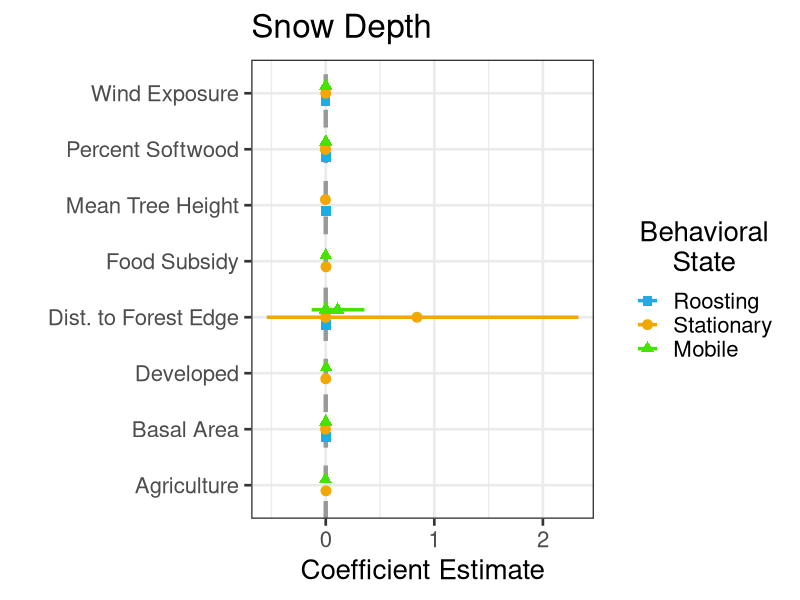
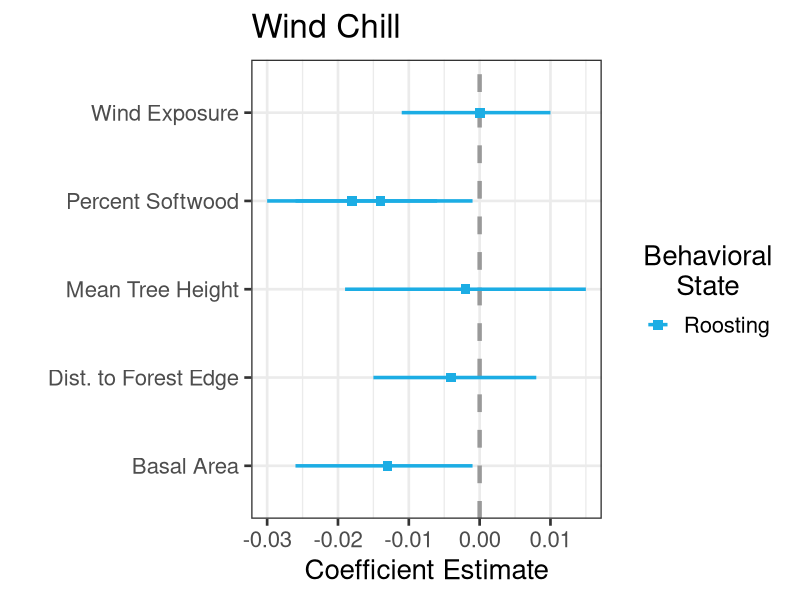
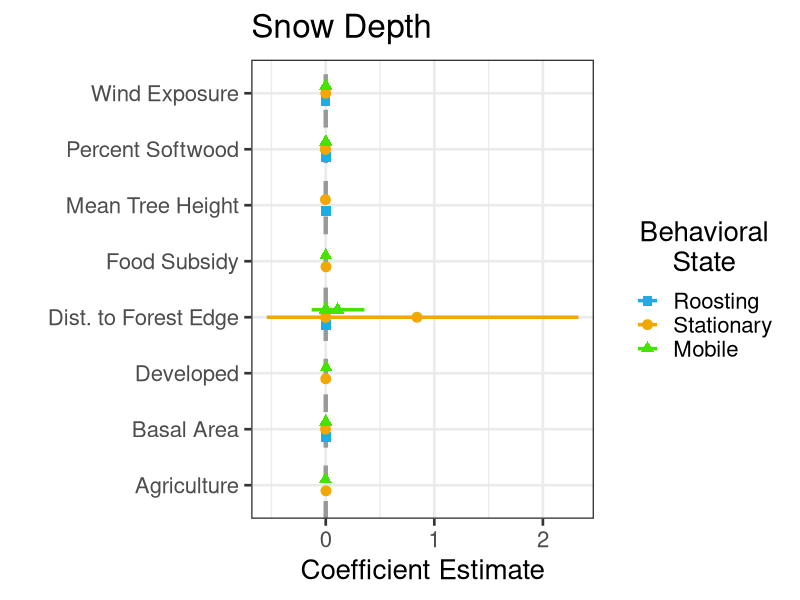
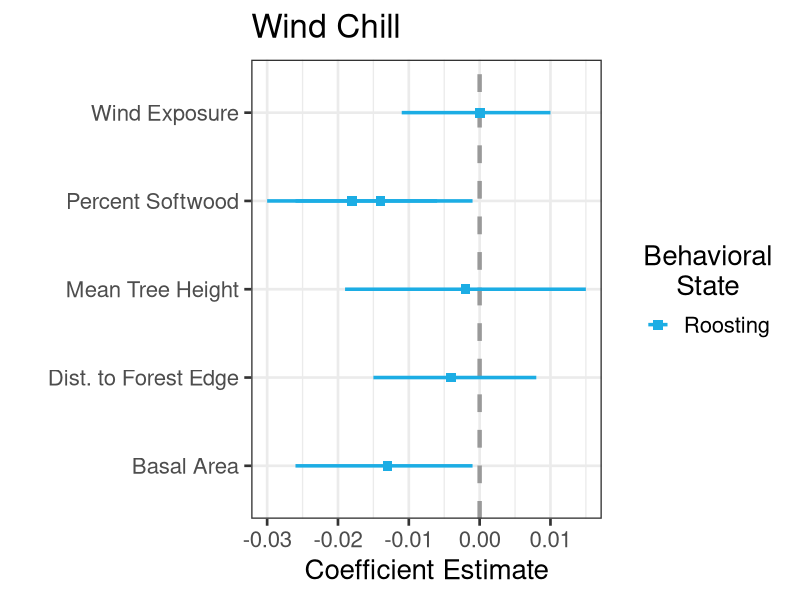
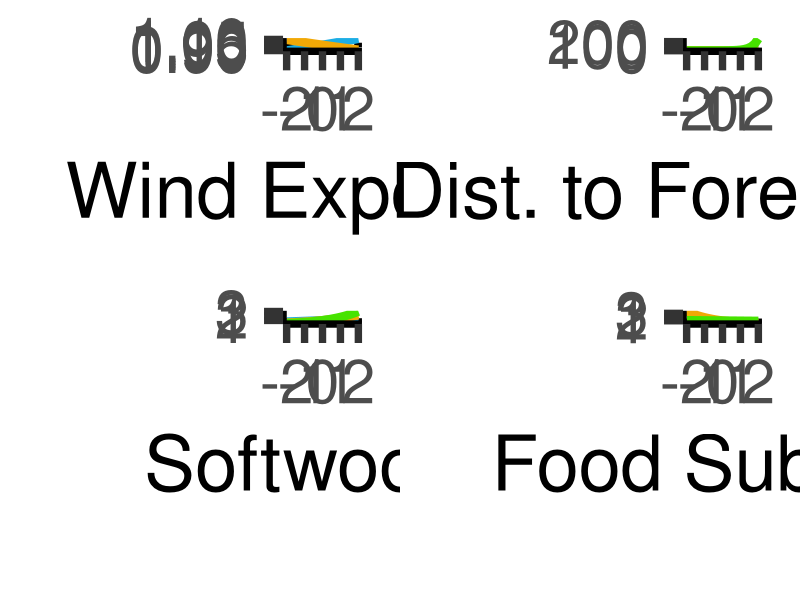
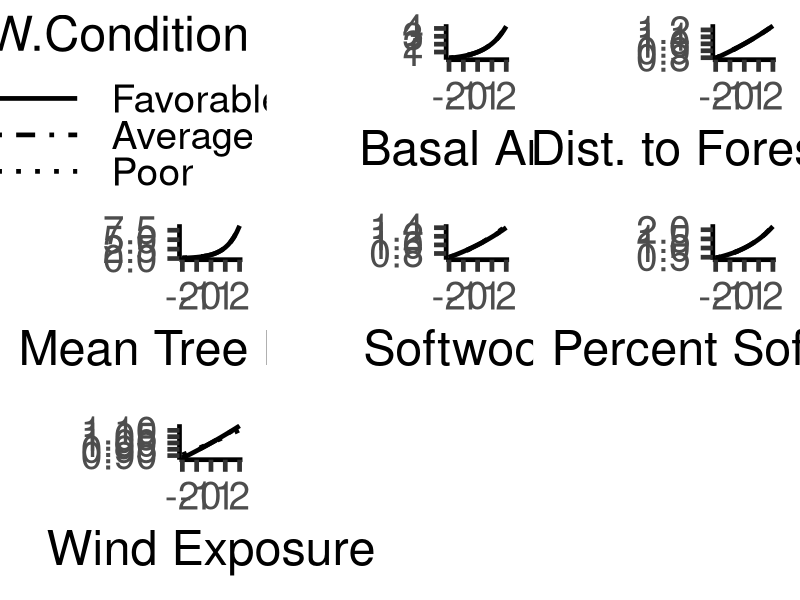
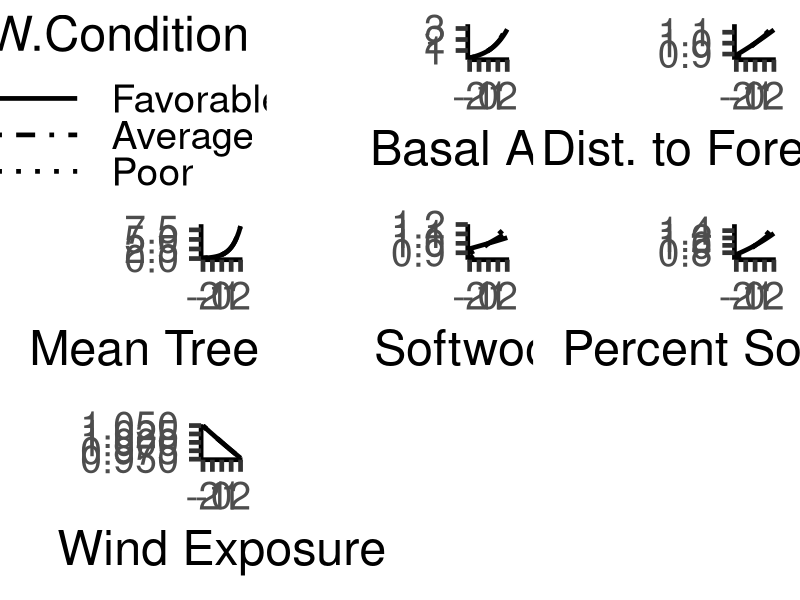
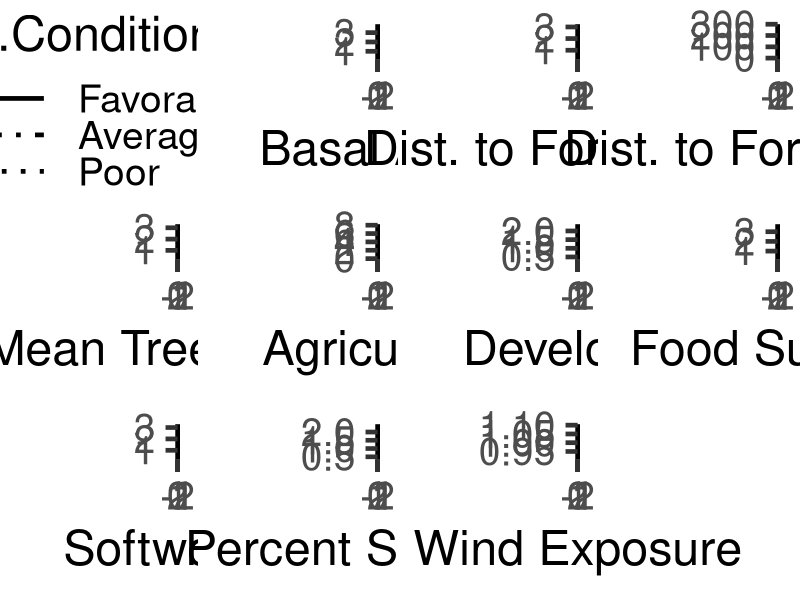

Source code (R) for these figures, in order: (Note: this script raises an error after producing the figures.)
require(dplyr)
require(ggplot2)
require(forcats)

### Comparison of Magnitude of Interactions
interactions.raw <- read.csv("Results/InteractionResults.csv") %>% 
  mutate(HabitatCov = ifelse(HabitatCov == "DtFE.Z", "Dist. to Forest Edge",
                  ifelse(HabitatCov == "PropAg.Z", "Agriculture",
                  ifelse(HabitatCov == "PropDev.Z", "Developed",
                  ifelse(HabitatCov == "PropFoodSub.Z", "Food Subsidy",
                  ifelse(HabitatCov == "PropSW.Z", "Percent Softwood",
                  ifelse(HabitatCov == "Wind.Exp.Z", "Wind Exposure",
                  ifelse(HabitatCov == "BA.Z", "Basal Area",
                  ifelse(HabitatCov == "Ht.Z", "Mean Tree Height",
                  ifelse(HabitatCov == "SW.Z", "Percent Softwood",
                         HabitatCov))))))))))%>%
  mutate(Beh_State = factor(Analysis, levels = c("Roosting", "Stationary", "Mobile"))) %>%
  mutate(LC_Cov = as.factor(HabitatCov)) %>%
  rename(Interaction = mean, SD = sd)
# interactions.raw$Beh_State <- factor(interactions.raw$Beh_State,
#                                      levels = c("Roost", "Loafing", "Foraging"))
# interactions.raw$LC_Cov <- factor(interactions.raw$LC_Cov,
#                                   levels = c("Wind Exposure", "Distance to Edge", "Proportion Ag",
#                                              "Proportion Dev", "Proportion SW", "% Softwood",
#                                              "Mean Tree Height", "Basal Area"))

#Graph showing interaction terms for snow depth
int.Snow <- interactions.raw %>% filter(WeatherCov == "SD")
ggplot(data = int.Snow, aes(y = LC_Cov, x = Interaction, shape = Beh_State, color = Beh_State)) +
  geom_vline(xintercept = 0, color = "grey60", linetype = 2, size = 1.5) +
    geom_point(size = 3,
             position = position_dodge(width = .4)) +
  geom_errorbar(aes(xmin = X0.025quant, xmax = X0.975quant),
                width = 0, size = 1.2,
                position = position_dodge(width = .4)) +
theme_bw(base_size = 20) + 
  xlab("Coefficient Estimate") +
  ylab("") +
  ggtitle("Snow Depth") +
  labs(color = "Behavioral\nState") + 
  theme(legend.title.align=0.5) + 
  scale_colour_manual(name = "Behavioral\nState",
                      # labels = c("Roost", "Stationary", "Mobile"),
                      values = c("#1cade4", "#f1a806", "#46e300")) +   
  scale_shape_manual(name = "Behavioral\nState",
                     # labels = c("Roost", "Stationary", "Mobile"),
                     values = c(15, 19, 17))
ggsave("Results/SnowDepth_InteractionComp.jpeg", width = 10, height = 12, units = "in")


#Graph showing interaction terms for Previous days wind chill
int.Wind <- interactions.raw %>% filter(WeatherCov == "WC_prev")
ggplot(data = int.Wind, aes(y = LC_Cov, x = Interaction, shape = Beh_State, color = Beh_State)) +
  geom_vline(xintercept = 0, color = "grey60", linetype = 2, size = 1.5) +
  geom_point(size = 3,
             position = position_dodge(width = .4)) +
  geom_errorbar(aes(xmin = X0.025quant, xmax = X0.975quant),
                width = 0, size = 1.2,
                position = position_dodge(width = .4)) +
  theme_bw(base_size = 20) + 
  xlab("Coefficient Estimate") +
  ylab("") +
  ggtitle("Wind Chill") +
  labs(color = "Behavioral\nState") + 
  theme(legend.title.align=0.5) + 
  scale_colour_manual(name = "Behavioral\nState",
                      # labels = c("Roost", "Stationary", "Mobile"),
                      values = c("#1cade4", "#f1a806", "#46e300")) +   
  scale_shape_manual(name = "Behavioral\nState",
                     # labels = c("Roost", "Stationary", "Mobile"),
                     values = c(15, 19, 17))
ggsave("Results/WindChill_InteractionComp.jpeg", width = 10, height = 12, units = "in")

################################################################################################
### Plot Specific Resource Selection Relationships For Each Land Cover Covariate
interactions.raw <- read.csv("Results/CowplotData.csv") %>%
  arrange(Beh_State, LC_Cov) %>% 
  mutate(LC_Cov = ifelse(LC_Cov == "DtFE.Z", "Dist. to Forest Edge",
                  ifelse(LC_Cov == "PropAg.Z", "Agriculture",
                  ifelse(LC_Cov == "PropDev.Z", "Developed",
                  ifelse(LC_Cov == "PropFoodSub.Z", "Food Subsidy",
                  ifelse(LC_Cov == "PropSW.Z", "Softwoods",
                  ifelse(LC_Cov == "Wind.Exp.Z", "Wind Exposure",
                  ifelse(LC_Cov == "BA.Z", "Basal Area",
                  ifelse(LC_Cov == "Ht.Z", "Mean Tree Height",
                  ifelse(LC_Cov == "SW.Z", "Percent Softwood",
                  LC_Cov))))))))))


#Wind Exposure
WE.SD.raw <- interactions.raw %>%
  filter(Weath_Cov == "SD") %>% 
  filter(LC_Cov == "Wind Exposure") %>%
  mutate(Beh_State = factor(Beh_State, levels = c("Roosting","Stationary","Mobile"))) %>%
  arrange(Beh_State)


WE.SD.df <- data.frame(Behavior = c(rep("Roosting", 21),
                                    rep("Stationary", 21),
                                    rep("Mobile", 21)),
                      LC = WE.SD.raw$LC_Cov[1],
                      LC.Coef = c(rep(WE.SD.raw$LC_Coef[1], 21),
                                  rep(WE.SD.raw$LC_Coef[2], 21),
                                  rep(WE.SD.raw$LC_Coef[3], 21)),
                      W.Coef = c(rep(WE.SD.raw$Weath_Coef[1], 21),
                                 rep(WE.SD.raw$Weath_Coef[2], 21),
                                 rep(WE.SD.raw$Weath_Coef[3], 21)),
                      Int.Coef = c(rep(WE.SD.raw$Interaction[1], 21),
                                   rep(WE.SD.raw$Interaction[2], 21),
                                   rep(WE.SD.raw$Interaction[3], 21)),
                      LC.Val = rep(seq(-2, 2,.2),3),
                      W.Val = 4) %>%
  mutate(Behavior = factor(Behavior, levels = c("Roosting","Stationary","Mobile"))) 
WE.SD.input <- WE.SD.df %>%
  mutate(Est = exp((LC.Coef*LC.Val) + (Int.Coef*LC.Val*W.Val)))
WE.SD.graph <- ggplot(data = WE.SD.input, aes(x = LC.Val, y = Est, group = Behavior)) +
  geom_hline(yintercept = 1, color = "black", linetype = 2, size = 1.5) +
  geom_line(aes(color = Behavior), size = 3) +
  theme_classic(base_size = 55) +
  xlab(WE.SD.df$LC[1]) + ylab("") +
  theme(legend.key.width=unit(.6,"inch")) +
  scale_color_manual(name = "Behavioral\nState",
                     # labels = c("Roosting", "Stationary", "Mobile"),
                     values = c("#1cade4", "#f1a806", "#46e300"))

#Distance to Forest Edge
DtFE.SD.raw <- interactions.raw %>%
  filter(Weath_Cov == "SD") %>% 
  filter(LC_Cov == "Dist. to Forest Edge") %>%
  mutate(Beh_State = factor(Beh_State, levels = c("Roosting","Stationary","Mobile"))) %>%
  arrange(Beh_State)


DtFE.SD.df <- data.frame(Behavior = c(rep("Roosting", 21),
                                    rep("Stationary", 21),
                                    rep("Mobile", 21)),
                       LC = DtFE.SD.raw$LC_Cov[1],
                       LC.Coef = c(rep(DtFE.SD.raw$LC_Coef[1], 21),
                                   rep(DtFE.SD.raw$LC_Coef[2], 21),
                                   rep(DtFE.SD.raw$LC_Coef[3], 21)),
                       W.Coef = c(rep(DtFE.SD.raw$Weath_Coef[1], 21),
                                  rep(DtFE.SD.raw$Weath_Coef[2], 21),
                                  rep(DtFE.SD.raw$Weath_Coef[3], 21)),
                       Int.Coef = c(rep(DtFE.SD.raw$Interaction[1], 21),
                                    rep(DtFE.SD.raw$Interaction[2], 21),
                                    rep(DtFE.SD.raw$Interaction[3], 21)),
                       LC.Val = rep(seq(-2, 2,.2),3),
                       W.Val = 4) %>%
  mutate(Behavior = factor(Behavior, levels = c("Roosting","Stationary","Mobile"))) 
DtFE.SD.input <- DtFE.SD.df %>%
  mutate(Est = exp((LC.Coef*LC.Val) + (Int.Coef*LC.Val*W.Val)))
DtFE.SD.graph <- ggplot(data = DtFE.SD.input, aes(x = LC.Val, y = Est, group = Behavior)) +
  geom_hline(yintercept = 1, color = "black", linetype = 2, size = 1.5) +
  geom_line(aes(color = Behavior), size = 3) +
  theme_classic(base_size = 55) +
  xlab(DtFE.SD.df$LC[1]) + ylab("") +
  theme(legend.key.width=unit(.6,"inch")) +
  scale_color_manual(name = "Behavioral\nState",
                     # labels = c("Roosting", "Stationary", "Mobile"),
                     values = c("#1cade4", "#f1a806", "#46e300"))

#Softwood
PropSW.SD.raw <- interactions.raw %>%
  filter(Weath_Cov == "SD") %>% 
  filter(LC_Cov == "Softwoods") %>%
  mutate(Beh_State = factor(Beh_State, levels = c("Roosting","Stationary","Mobile"))) %>%
  arrange(Beh_State)

PercSWSD.raw <- interactions.raw %>%
  filter(Weath_Cov == "SD") %>% 
  filter(LC_Cov == "Percent Softwood") %>%
  mutate(Beh_State = factor(Beh_State, levels = c("Roosting","Stationary","Mobile"))) 

PropSW.SD.raw <- rbind(PropSW.SD.raw, PercSWSD.raw)%>%
  arrange(Beh_State)


PropSW.SD.df <- data.frame(Behavior = c(rep("Roosting", 21),
                                        rep("Stationary", 21),
                                      rep("Mobile", 21)),
                         LC = PropSW.SD.raw$LC_Cov[1],
                         LC.Coef = c(rep(PropSW.SD.raw$LC_Coef[1], 21),
                                     rep(PropSW.SD.raw$LC_Coef[2], 21),
                                     rep(PropSW.SD.raw$LC_Coef[3], 21)),
                         W.Coef = c(rep(PropSW.SD.raw$Weath_Coef[1], 21),
                                    rep(PropSW.SD.raw$Weath_Coef[2], 21),
                                    rep(PropSW.SD.raw$Weath_Coef[3], 21)),
                         Int.Coef = c(rep(PropSW.SD.raw$Interaction[1], 21),
                                      rep(PropSW.SD.raw$Interaction[2], 21),
                                      rep(PropSW.SD.raw$Interaction[3], 21)),
                         LC.Val = rep(seq(-2, 2,.2),3),
                         W.Val = 4) %>%
  mutate(Behavior = factor(Behavior, levels = c("Roosting","Stationary","Mobile"))) 
PropSW.SD.input <- PropSW.SD.df %>%
  mutate(Est = exp((LC.Coef*LC.Val) + (Int.Coef*LC.Val*W.Val)))
PropSW.SD.graph <- ggplot(data = PropSW.SD.input, aes(x = LC.Val, y = Est, group = Behavior)) +
  geom_hline(yintercept = 1, color = "black", linetype = 2, size = 1.5) +
  geom_line(aes(color = Behavior), size = 3) +
  theme_classic(base_size = 55) +
  xlab(PropSW.SD.df$LC[1]) + ylab("") +
  theme(legend.key.width=unit(.6,"inch")) +
  scale_color_manual(name = "Behavioral\nState",
                     # labels = c("Roosting", "Stationary", "Mobile"),
                     values = c("#1cade4", "#f1a806", "#46e300"))

#Food Subsidy
FS.SD.raw <- interactions.raw %>%
  filter(Weath_Cov == "SD") %>% 
  filter(LC_Cov == "Food Subsidy") %>%
  mutate(Beh_State = factor(Beh_State, levels = c("Roosting","Stationary","Mobile"))) %>%
  arrange(Beh_State)


FS.SD.df <- data.frame(Behavior = c(rep("Stationary", 21),
                                    rep("Mobile", 21)),
                       LC = FS.SD.raw$LC_Cov[1],
                       LC.Coef = c(rep(FS.SD.raw$LC_Coef[1], 21),
                                   rep(FS.SD.raw$LC_Coef[2], 21)),
                       W.Coef = c(rep(FS.SD.raw$Weath_Coef[1], 21),
                                  rep(FS.SD.raw$Weath_Coef[2], 21)),
                       Int.Coef = c(rep(FS.SD.raw$Interaction[1], 21),
                                    rep(FS.SD.raw$Interaction[2], 21)),
                       LC.Val = rep(seq(-2, 2,.2),2),
                       W.Val = 4) %>%
  mutate(Behavior = factor(Behavior, levels = c("Roosting","Stationary","Mobile"))) %>%
  arrange(Behavior)
FS.SD.input <- FS.SD.df %>%
  mutate(Est = exp((LC.Coef*LC.Val) + (Int.Coef*LC.Val*W.Val)))
FS.SD.graph <- ggplot(data = FS.SD.input, aes(x = LC.Val, y = Est, group = Behavior)) +
  geom_hline(yintercept = 1, color = "black", linetype = 2, size = 1.5) +
  geom_line(aes(color = Behavior), size = 3) +
  theme_classic(base_size = 55) +
  xlab(FS.SD.df$LC[1]) + ylab("") +
  theme(legend.key.width=unit(.6,"inch")) +
  scale_color_manual(name = "Behavioral\nState",
                     # labels = c("Roosting", "Stationary", "Mobile"),
                     values = c("#f1a806", "#46e300"))

require(cowplot)
legend <- get_legend(WE.SD.graph + theme(legend.title = element_blank() ,legend.position = "bottom", legend.key.width=unit(1,"inch")))
WE.SD.graph <- WE.SD.graph + theme(legend.position = "none")
DtFE.SD.graph <- DtFE.SD.graph + theme(legend.position = "none")
PropSW.SD.graph <- PropSW.SD.graph + theme(legend.position = "none")
FS.SD.graph <- FS.SD.graph + theme(legend.position = "none")

LC_grid <- plot_grid(plotlist = list(WE.SD.graph,DtFE.SD.graph,
                          PropSW.SD.graph, FS.SD.graph),
          nrow = 2,
          # labels = "auto",
          # label_size = 35,
          align = "hv",
          axis = "lb"
)



jpeg('Results/Land Cover Grid.jpg', width = 2600, height = 1900)
plot_grid(plotlist = list(LC_grid, legend),
          nrow = 2, 
          rel_heights = c(1,.1)
)
dev.off()




################################################################################################
### Plot Matrix showing selection at Poor, Average, and Good Weather
require(cowplot)

interactions.raw <- read.csv("Results/CowplotData.csv") %>%
  arrange(Beh_State, LC_Cov) %>% 
  mutate(LC_Cov = ifelse(LC_Cov == "DtFE.Z", "Dist. to Forest Edge",
                  ifelse(LC_Cov == "PropAg.Z", "Agriculture",
                  ifelse(LC_Cov == "PropDev.Z", "Developed",
                  ifelse(LC_Cov == "PropFoodSub.Z", "Food Subsidy",
                  ifelse(LC_Cov == "PropSW.Z", "Softwoods",
                  ifelse(LC_Cov == "Wind.Exp.Z", "Wind Exposure",
                  ifelse(LC_Cov == "BA.Z", "Basal Area",
                  ifelse(LC_Cov == "Ht.Z", "Mean Tree Height",
                  ifelse(LC_Cov == "SW.Z", "Percent Softwood",
                         LC_Cov))))))))))
  

int.Snow.Roost <- interactions.raw %>% filter(Weath_Cov == "SD") %>% filter(Beh_State == "Roosting")
int.Wind.Roost <- interactions.raw %>% filter(Weath_Cov == "WC_prev") %>% filter(Beh_State == "Roosting")
int.Snow.Loaf <- interactions.raw %>% filter(Weath_Cov == "SD") %>% filter(Beh_State == "Stationary") %>% distinct()
int.Wind.Loaf <- interactions.raw %>% filter(Weath_Cov == "WC_prev") %>% filter(Beh_State == "Stationary") %>% distinct()
int.Snow.Forage <- interactions.raw %>% filter(Weath_Cov == "SD") %>% filter(Beh_State == "Mobile") %>% distinct()
int.Wind.Forage <- interactions.raw %>% filter(Weath_Cov == "WC_prev") %>% filter(Beh_State == "Mobile") %>% distinct()
int.Wind <- interactions.raw %>% filter(Weath_Cov == "WC_prev")
int.Snow <- interactions.raw %>% filter(Weath_Cov == "SD")

# Condition Thresholds (Used summary on raw data and chose near 1st/3rd Quantile and Mean)
###Roosting 
##Snow Depth 
snow.list <- list()
snow.plots <- list()
for(i in 1:length(int.Snow.Roost$LC_Cov)){
  snow.df <- data.frame(Behavior = int.Snow.Roost$Beh_State[i],
                        LC = int.Snow.Roost$LC_Cov[i],
                        LC.Coef = int.Snow.Roost$LC_Coef[i],
                        W.Coef = int.Snow.Roost$Weath_Coef[i],
                        Int.Coef = int.Snow.Roost$Interaction[i],
                        LC.Val = rep(seq(-2, 2,.2),3),
                        W.Val = rep(c(-0.8962,0,6.2074), each = 21),
                        W.Condition = rep(c("Favorable","Average","Poor"), each = 21)) %>%
    mutate(W.Condition = factor(W.Condition, levels = c("Favorable","Average","Poor"))) %>%
    arrange(W.Condition)
  snow.list[[i]] <- snow.df %>%
    mutate(Est = exp((LC.Coef*LC.Val) + (Int.Coef*LC.Val*W.Val)))
  snow.plot <- ggplot(data = snow.list[[i]], aes(x = LC.Val, y = Est, group = W.Condition)) +
    geom_line(aes(linetype = W.Condition), size = 1.6) +
    scale_linetype_manual(values = c("solid", 'dotdash', "dotted")) +
    theme_classic(base_size = 35) +
    xlab(snow.df$LC[i]) + ylab("")
  
  snow.plots[[i]] <- snow.plot + theme(legend.position="none")
}

legend <- get_legend(snow.plot + theme(legend.position = "right", legend.key.width=unit(1,"inch")))

jpeg('Results/Roost_Snow.jpg', width = 1500, height = 1500)
plot_grid(plotlist = snow.plots,
          legend,
          nrow = 3,
          # labels = "auto",
          # label_size = 35,
          align = "hv",
          axis = "lb"
          )
dev.off()

##Wind Chill
wind.list <- list()
wind.plots <- list()
for(i in 1:length(int.Wind.Roost$LC_Cov)){
  wind.df <- data.frame(Behavior = int.Wind.Roost$Beh_State[i],
                        LC = int.Wind.Roost$LC_Cov[i],
                        LC.Coef = int.Wind.Roost$LC_Coef[i],
                        W.Coef = int.Wind.Roost$Weath_Coef[i],
                        Int.Coef = int.Wind.Roost$Interaction[i],
                        LC.Val = rep(seq(-2, 2,.2),3),
                        W.Val = rep(c(1.83460,0,-2.15336), each = 21),
                        W.Condition = rep(c("Favorable","Average","Poor"), each = 21)) %>%
    mutate(W.Condition = factor(W.Condition, levels = c("Favorable","Average","Poor"))) %>%
    arrange(W.Condition)
  wind.list[[i]] <- wind.df %>%
    mutate(Est = exp((LC.Coef*LC.Val) + (Int.Coef*LC.Val*W.Val)))
  wind.plot <- ggplot(data = wind.list[[i]], aes(x = LC.Val, y = Est, group = W.Condition)) +
    geom_line(aes(linetype = W.Condition), size = 1.6) +
    scale_linetype_manual(values = c("solid", 'dotdash', "dotted")) +
    theme_classic(base_size = 35) +
    xlab(wind.df$LC[i]) + ylab("")
  
  wind.plots[[i]] <- wind.plot + theme(legend.position="none")
}

legend <- get_legend(wind.plot + theme(legend.position = "right", legend.key.width=unit(1,"inch")))


jpeg('Results/Roost_Wind.jpg', width = 1500, height = 1500)
plot_grid(plotlist = wind.plots,
          legend,
          nrow = 3,
          # labels = "auto",
          # label_size = 35,
          align = "hv",
          axis = "lb"
)
dev.off()

###Loafing 
##Snow Depth 
snow.list <- list()
snow.plots <- list()
for(i in 1:length(int.Snow.Loaf$LC_Cov)){
  snow.df <- data.frame(Behavior = int.Snow.Loaf$Beh_State[i],
                        LC = int.Snow.Loaf$LC_Cov[i],
                        LC.Coef = int.Snow.Loaf$LC_Coef[i],
                        W.Coef = int.Snow.Loaf$Weath_Coef[i],
                        Int.Coef = int.Snow.Loaf$Interaction[i],
                        LC.Val = rep(seq(-2, 2,.2),3),
                        W.Val = rep(c(-1.13211,0,4.04389), each = 21),
                        W.Condition = rep(c("Favorable","Average","Poor"), each = 21)) %>%
    mutate(W.Condition = factor(W.Condition, levels = c("Favorable","Average","Poor")))
  snow.list[[i]] <- snow.df %>%
    mutate(Est = exp((LC.Coef*LC.Val) + (Int.Coef*LC.Val*W.Val)))
  snow.plot <- ggplot(data = snow.list[[i]], aes(x = LC.Val, y = Est, group = W.Condition)) +
    geom_line(aes(linetype = W.Condition), size = 1.6) +
    scale_linetype_manual(values = c("solid", 'dotdash', "dotted")) +
    theme_classic(base_size = 35) +
    xlab(snow.df$LC[i]) + ylab("")
  
  snow.plots[[i]] <- snow.plot + theme(legend.position="none")
}

legend <- get_legend(snow.plot + theme(legend.position = "right", legend.key.width=unit(1,"inch")))

jpeg('Results/Loafing_Snow.jpg', width = 1800, height = 1500)
plot_grid(plotlist = snow.plots,
          legend,
          nrow = 3,
          # labels = "auto",
          # label_size = 35,
          align = "hv",
          axis = "lb"
)
dev.off()

##Wind Chill
wind.list <- list()
wind.plots <- list()
for(i in 1:length(int.Wind.Loaf$LC_Cov)){
  wind.df <- data.frame(Behavior = int.Wind.Loaf$Beh_State[i],
                        LC = int.Wind.Loaf$LC_Cov[i],
                        LC.Coef = int.Wind.Loaf$LC_Coef[i],
                        W.Coef = int.Wind.Loaf$Weath_Coef[i],
                        Int.Coef = int.Wind.Loaf$Interaction[i],
                        LC.Val = rep(seq(-2, 2,.2),3),
                        W.Val = rep(c(2.04987,0,-1.97040), each = 21),
                        W.Condition = rep(c("Favorable","Average","Poor"), each = 21)) %>%
    mutate(W.Condition = factor(W.Condition, levels = c("Favorable","Average","Poor")))
  wind.list[[i]] <- wind.df %>%
    mutate(Est = exp((LC.Coef*LC.Val) + (Int.Coef*LC.Val*W.Val)))
  wind.plot <- ggplot(data = wind.list[[i]], aes(x = LC.Val, y = Est, group = W.Condition)) +
    geom_line(aes(linetype = W.Condition), size = 1.6) +
    scale_linetype_manual(values = c("solid", 'dotdash', "dotted")) +
    theme_classic(base_size = 35) +
    xlab(wind.df$LC[i]) + ylab("")
  
  wind.plots[[i]] <- wind.plot + theme(legend.position="none")
}

legend <- get_legend(wind.plot + theme(legend.position = "right", legend.key.width=unit(1,"inch")))

jpeg('Results/Loafing_Wind.jpg', width = 1800, height = 1500)
plot_grid(plotlist = wind.plots,
          legend,
          nrow = 3,
          # labels = "auto",
          # label_size = 35,
          align = "hv",
          axis = "lb"
)
dev.off()

###Foraging
##Snow Depth 
snow.list <- list()
snow.plots <- list()
for(i in 1:length(int.Snow.Forage$LC_Cov)){
  snow.df <- data.frame(Behavior = int.Snow.Forage$Beh_State[i],
                        LC = int.Snow.Forage$LC_Cov[i],
                        LC.Coef = int.Snow.Forage$LC_Coef[i],
                        W.Coef = int.Snow.Forage$Weath_Coef[i],
                        Int.Coef = int.Snow.Forage$Interaction[i],
                        LC.Val = rep(seq(-2, 2,.2),3),
                        W.Val = rep(c(-.8782,0,7.1013), each = 21),
                        W.Condition = rep(c("Favorable","Average","Poor"), each = 21)) %>%
    mutate(W.Condition = factor(W.Condition, levels = c("Favorable","Average","Poor")))
  snow.list[[i]] <- snow.df %>%
    mutate(Est = exp((LC.Coef*LC.Val) + (Int.Coef*LC.Val*W.Val)))
  snow.plot <- ggplot(data = snow.list[[i]], aes(x = LC.Val, y = Est, group = W.Condition)) +
    geom_line(aes(linetype = W.Condition), size = 1.6) +
    scale_linetype_manual(values = c("solid", 'dotdash', "dotted")) +
    theme_classic(base_size = 35) +
    xlab(snow.df$LC[i]) + ylab("")
  
  snow.plots[[i]] <- snow.plot + theme(legend.position="none")
}

legend <- get_legend(snow.plot + theme(legend.position = "right", legend.key.width=unit(1,"inch")))


jpeg('Results/Foraging_Snow.jpg', width = 1800, height = 1500)
plot_grid(plotlist = snow.plots,
          legend,
          nrow = 3,
          # labels = "auto",
          # label_size = 35,
          align = "hv",
          axis = "lb"
)
dev.off()

##Wind Chill
wind.list <- list()
wind.plots <- list()
for(i in 1:length(int.Wind.Forage$LC_Cov)){
  wind.df <- data.frame(Behavior = int.Wind.Forage$Beh_State[i],
                        LC = int.Wind.Forage$LC_Cov[i],
                        LC.Coef = int.Wind.Forage$LC_Coef[i],
                        W.Coef = int.Wind.Forage$Weath_Coef[i],
                        Int.Coef = int.Wind.Forage$Interaction[i],
                        LC.Val = rep(seq(-2, 2,.2),3),
                        W.Val = rep(c(1.7557,0,-2.2648), each = 21),
                        W.Condition = rep(c("Favorable","Average","Poor"), each = 21)) %>%
    mutate(W.Condition = factor(W.Condition, levels = c("Favorable","Average","Poor")))
  wind.list[[i]] <- wind.df %>%
    mutate(Est = exp((LC.Coef*LC.Val) + (Int.Coef*LC.Val*W.Val)))
  wind.plot <- ggplot(data = wind.list[[i]], aes(x = LC.Val, y = Est, group = W.Condition)) +
    geom_line(aes(linetype = W.Condition), size = 1.6) +
    scale_linetype_manual(values = c("solid", 'dotdash', "dotted")) +
    theme_classic(base_size = 35) +
    xlab(wind.df$LC[i]) + ylab("")
  
  wind.plots[[i]] <- wind.plot + theme(legend.position="none")
}

legend <- get_legend(wind.plot + theme(legend.position = "right", legend.key.width=unit(1,"inch")))


jpeg('Results/Foraging_Wind.jpg', width = 1800, height = 1500)
plot_grid(plotlist = wind.plots,
          legend,
          nrow = 3,
          # labels = "auto",
          # label_size = 35,
          align = "hv",
          axis = "lb"
)
dev.off()
